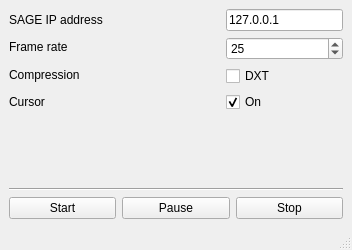
<?xml version="1.0" encoding="UTF-8"?>
<ui version="4.0">
 <class>CaptureWindow</class>
 <widget class="QMainWindow" name="CaptureWindow">
  <property name="geometry">
   <rect>
    <x>0</x>
    <y>0</y>
    <width>352</width>
    <height>250</height>
   </rect>
  </property>
  <property name="minimumSize">
   <size>
    <width>0</width>
    <height>0</height>
   </size>
  </property>
  <property name="maximumSize">
   <size>
    <width>400</width>
    <height>300</height>
   </size>
  </property>
  <property name="baseSize">
   <size>
    <width>350</width>
    <height>250</height>
   </size>
  </property>
  <property name="windowTitle">
   <string>Capture Window</string>
  </property>
  <property name="unifiedTitleAndToolBarOnMac">
   <bool>true</bool>
  </property>
  <widget class="QWidget" name="centralwidget">
   <layout class="QVBoxLayout" name="verticalLayout_3">
    <item>
     <layout class="QHBoxLayout" name="horizontalLayout">
      <item>
       <layout class="QVBoxLayout" name="verticalLayout">
        <item>
         <widget class="QLabel" name="label">
          <property name="text">
           <string>SAGE IP address</string>
          </property>
         </widget>
        </item>
        <item>
         <widget class="QLabel" name="label_2">
          <property name="text">
           <string>Frame rate</string>
          </property>
         </widget>
        </item>
        <item>
         <widget class="QLabel" name="label_3">
          <property name="text">
           <string>Compression</string>
          </property>
         </widget>
        </item>
        <item>
         <widget class="QLabel" name="label_4">
          <property name="text">
           <string>Cursor</string>
          </property>
         </widget>
        </item>
       </layout>
      </item>
      <item>
       <spacer name="horizontalSpacer">
        <property name="orientation">
         <enum>Qt::Horizontal</enum>
        </property>
        <property name="sizeHint" stdset="0">
         <size>
          <width>40</width>
          <height>20</height>
         </size>
        </property>
       </spacer>
      </item>
      <item>
       <layout class="QVBoxLayout" name="verticalLayout_2">
        <item>
         <widget class="QLineEdit" name="lineEdit">
          <property name="text">
           <string>127.0.0.1</string>
          </property>
         </widget>
        </item>
        <item>
         <widget class="QSpinBox" name="spinBox">
          <property name="minimum">
           <number>1</number>
          </property>
          <property name="maximum">
           <number>100</number>
          </property>
          <property name="singleStep">
           <number>1</number>
          </property>
          <property name="value">
           <number>25</number>
          </property>
         </widget>
        </item>
        <item>
         <widget class="QCheckBox" name="checkBox">
          <property name="enabled">
           <bool>true</bool>
          </property>
          <property name="text">
           <string>DXT</string>
          </property>
          <property name="checked">
           <bool>false</bool>
          </property>
         </widget>
        </item>
        <item>
         <widget class="QCheckBox" name="checkBox_2">
          <property name="enabled">
           <bool>true</bool>
          </property>
          <property name="text">
           <string>On</string>
          </property>
          <property name="checked">
           <bool>true</bool>
          </property>
         </widget>
        </item>
       </layout>
      </item>
     </layout>
    </item>
    <item>
     <spacer name="verticalSpacer_2">
      <property name="orientation">
       <enum>Qt::Vertical</enum>
      </property>
      <property name="sizeHint" stdset="0">
       <size>
        <width>20</width>
        <height>5</height>
       </size>
      </property>
     </spacer>
    </item>
    <item>
     <widget class="Line" name="line">
      <property name="orientation">
       <enum>Qt::Horizontal</enum>
      </property>
     </widget>
    </item>
    <item>
     <layout class="QHBoxLayout" name="horizontalLayout_4">
      <item>
       <widget class="QPushButton" name="pushButton">
        <property name="text">
         <string>Start</string>
        </property>
       </widget>
      </item>
      <item>
       <widget class="QPushButton" name="pushButton_2">
        <property name="text">
         <string>Pause</string>
        </property>
       </widget>
      </item>
      <item>
       <widget class="QPushButton" name="pushButton_3">
        <property name="text">
         <string>Stop</string>
        </property>
       </widget>
      </item>
     </layout>
    </item>
   </layout>
  </widget>
  <widget class="QMenuBar" name="menubar">
   <property name="geometry">
    <rect>
     <x>0</x>
     <y>0</y>
     <width>352</width>
     <height>22</height>
    </rect>
   </property>
  </widget>
  <widget class="QStatusBar" name="statusBar"/>
 </widget>
 <resources/>
 <connections>
  <connection>
   <sender>pushButton</sender>
   <signal>clicked()</signal>
   <receiver>CaptureWindow</receiver>
   <slot>onStart()</slot>
   <hints>
    <hint type="sourcelabel">
     <x>63</x>
     <y>213</y>
    </hint>
    <hint type="destinationlabel">
     <x>174</x>
     <y>129</y>
    </hint>
   </hints>
  </connection>
  <connection>
   <sender>pushButton_2</sender>
   <signal>clicked()</signal>
   <receiver>CaptureWindow</receiver>
   <slot>onPause()</slot>
   <hints>
    <hint type="sourcelabel">
     <x>170</x>
     <y>213</y>
    </hint>
    <hint type="destinationlabel">
     <x>174</x>
     <y>129</y>
    </hint>
   </hints>
  </connection>
  <connection>
   <sender>pushButton_3</sender>
   <signal>clicked()</signal>
   <receiver>CaptureWindow</receiver>
   <slot>onStop()</slot>
   <hints>
    <hint type="sourcelabel">
     <x>277</x>
     <y>213</y>
    </hint>
    <hint type="destinationlabel">
     <x>174</x>
     <y>129</y>
    </hint>
   </hints>
  </connection>
  <connection>
   <sender>lineEdit</sender>
   <signal>textChanged(QString)</signal>
   <receiver>CaptureWindow</receiver>
   <slot>fsIP(QString)</slot>
   <hints>
    <hint type="sourcelabel">
     <x>247</x>
     <y>45</y>
    </hint>
    <hint type="destinationlabel">
     <x>175</x>
     <y>124</y>
    </hint>
   </hints>
  </connection>
  <connection>
   <sender>spinBox</sender>
   <signal>valueChanged(int)</signal>
   <receiver>CaptureWindow</receiver>
   <slot>frameRate(int)</slot>
   <hints>
    <hint type="sourcelabel">
     <x>247</x>
     <y>79</y>
    </hint>
    <hint type="destinationlabel">
     <x>175</x>
     <y>124</y>
    </hint>
   </hints>
  </connection>
  <connection>
   <sender>checkBox</sender>
   <signal>stateChanged(int)</signal>
   <receiver>CaptureWindow</receiver>
   <slot>compression(int)</slot>
   <hints>
    <hint type="sourcelabel">
     <x>251</x>
     <y>108</y>
    </hint>
    <hint type="destinationlabel">
     <x>175</x>
     <y>124</y>
    </hint>
   </hints>
  </connection>
  <connection>
   <sender>checkBox_2</sender>
   <signal>stateChanged(int)</signal>
   <receiver>CaptureWindow</receiver>
   <slot>cursor(int)</slot>
   <hints>
    <hint type="sourcelabel">
     <x>261</x>
     <y>130</y>
    </hint>
    <hint type="destinationlabel">
     <x>175</x>
     <y>124</y>
    </hint>
   </hints>
  </connection>
 </connections>
 <slots>
  <slot>onStart()</slot>
  <slot>onPause()</slot>
  <slot>onStop()</slot>
  <slot>fsIP(QString)</slot>
  <slot>frameRate(int)</slot>
  <slot>compression(int)</slot>
  <slot>cursor(int)</slot>
 </slots>
</ui>
